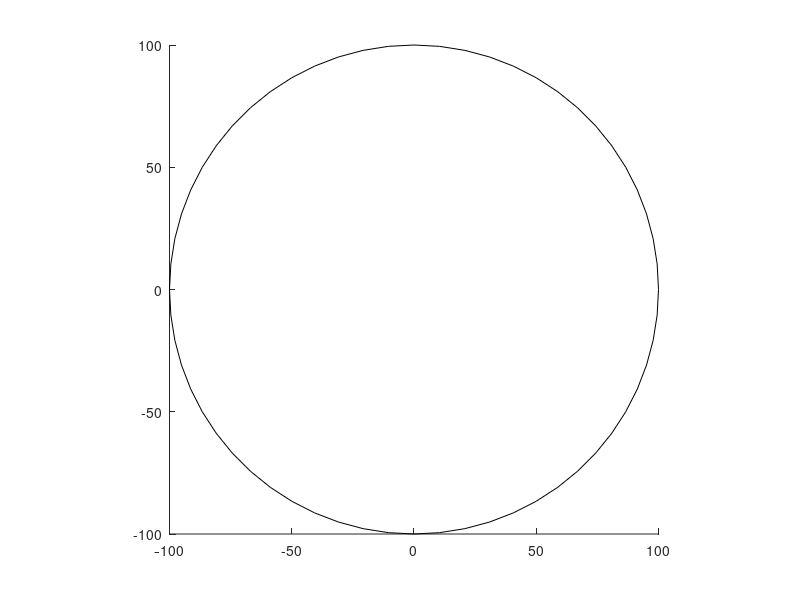

Here is the MATLAB script that generated this plot: (Note: this script raises an error after producing the figure.)
% Random walk inside circle using discrete random variables

clc;
close all;
clear;

stepsPerWalk = 10000;
numberOfWalks = 100;
x_t(1) = 0;
y_t(1) = 0;

% Plotting a circle
startingXpos = 0;
startingYpos = 0;
radius = 100;
diameter = radius*2;
px = startingXpos - radius;
py = startingYpos - radius;
rectangle('Position',[px, py, diameter, diameter],'Curvature',[1 1])
axis square;
hold on;

% Random walk
for m = 1 : numberOfWalks
	for n = 1 : stepsPerWalk
        angleArray = [0,90,180,270];
        angle = degtorad(angleArray(randi(length(angleArray))));
        stepSizeArray = [0,0.5,1];
        stepSize = stepSizeArray(randi(length(stepSizeArray)));
        dist_rad = sqrt((x_t(n) + stepSize*sin(angle))^2+(y_t(n) + stepSize*cos(angle))^2);
        if dist_rad<100
            x_t(n+1) = x_t(n) + stepSize*sin(angle);
            y_t(n+1) = y_t(n) + stepSize*cos(angle);
        else
            x_t(n+1)=x_t(n);
            y_t(n+1)=y_t(n);
        end
	end
	plot(x_t, y_t, 'LineWidth', 2);
	hold on
	drawnow;
end
grid on;
